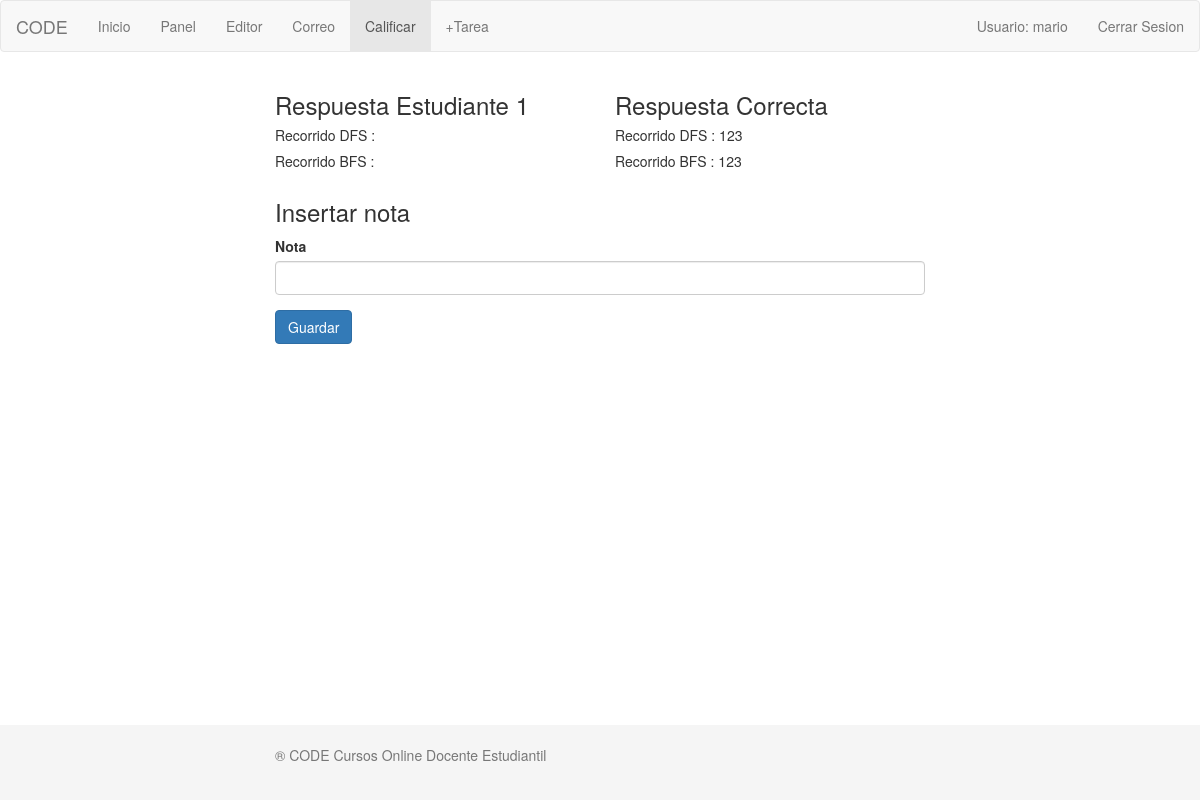
/insertar_nota.php?id=1&id_tarea=9&id_cal=1 (signed in), run on an earlier commit of the app's database.
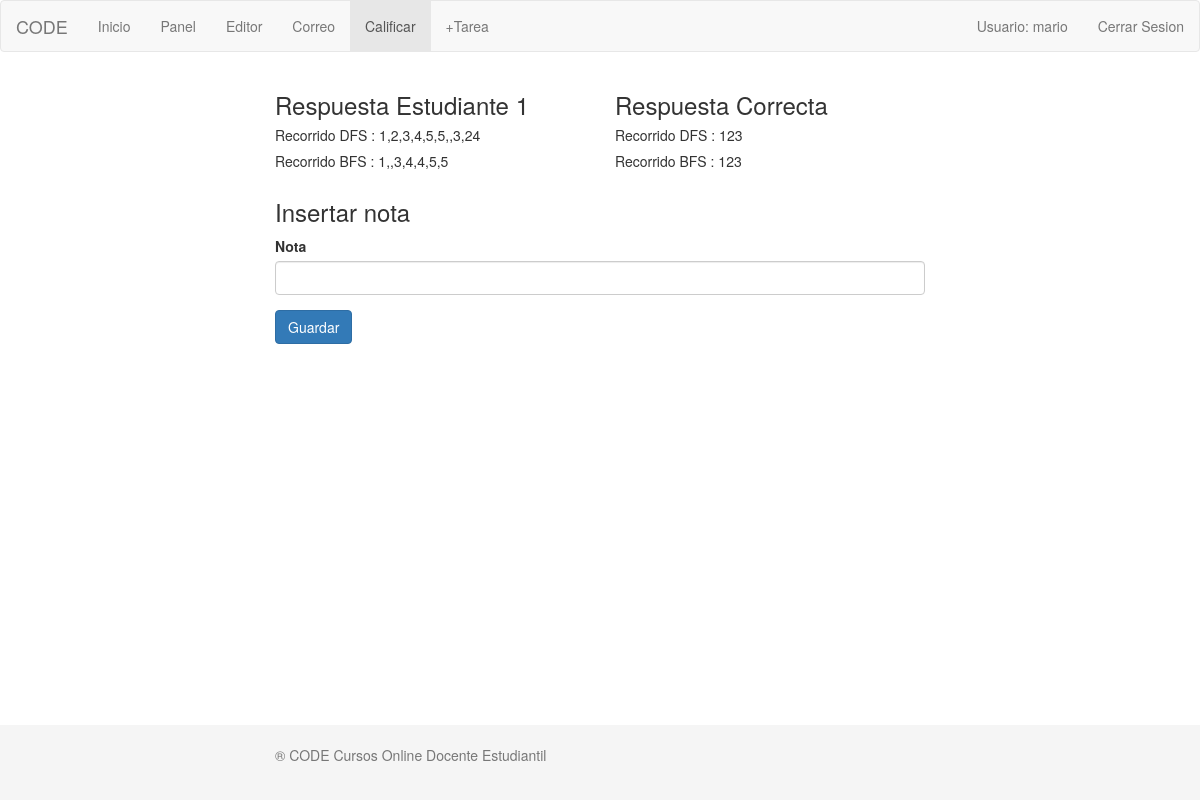
And on a later commit of the database.
### tables this page shows
CREATE TABLE IF NOT EXISTS `solucion` (
  `id` int(11) NOT NULL,
  `id_tarea` int(11) NOT NULL,
  `id_usuario` int(11) NOT NULL,
  `rec_dfs` varchar(255) DEFAULT NULL,
  `rec_bfs` varchar(255) DEFAULT NULL
);

### modelo/Calificacion.php (called while the page is built, shortened)
<?php
require 'BDConeccion.php';
class Calificacion
{
 	public function obtenerTarea($idTarea) {
 		$this->coneccion = new BDConeccion();
 		$this->coneccion->conectar();
 		$resultado = $this->coneccion->consulta("select * from ejercicio where id = ".$idTarea);
 		return $resultado;
 	}
 	public function obtenerSolucion($id_solucion) {
 		$this->coneccion = new BDConeccion();
 		$this->coneccion->conectar();
 		$resultado = $this->coneccion->consulta("select * from solucion where id = ".$id_solucion);
 		return $resultado;
 	}
}

### modelo/BDConeccion.php (called while the page is built, shortened)
<?php
class BDConeccion {
   private $conexion;
   public function conectar()
   {
      if(!isset($this->conexion))
      {
        $this->conexion = (mysql_connect("localhost","root","root")) or die(mysql_error());
      }
   }
     public function consulta($sql)
     {
        $resultado = mysql_query($sql,$this->conexion);
        return $resultado;
    }
}

### insertar_nota.php (the view, shortened to what this page needs)
<?php
if(isset($_SESSION['user'])){
$usuario = $_SESSION['user'];
}
else{
echo '<script>alert("Necesita iniciar sesion para acceder a esta pagina.");</script>';
echo '<script>window.location="index.php";</script>';
}
if(isset($_GET["id"]) && isset($_GET["id"])) {
        $id_solucion = $_GET["id"];
        $id_tarea = $_GET["id_tarea"];
        $id_cal = $_GET["id_cal"];
 }
require 'modelo/Calificacion.php';
$calificacion = new Calificacion();
$tarea = mysql_fetch_array($calificacion->obtenerTarea($id_tarea));
$solucion = mysql_fetch_array($calificacion->obtenerSolucion($id_solucion));
?>
<!DOCTYPE html>
<html lang="">
	<head>
		<link rel="stylesheet" href="css/bootstrap.min.css">
		<link rel="stylesheet" type="text/css" href="css/styles.css?update=12102006">
	</head>
	<body>
		<nav role="navigation" class="navbar navbar-default">
			<div class="navbar-header">
				<a href="#" class="navbar-brand">CODE</a>
			</div>
			<div id="navbarCollapse" class="collapse navbar-collapse">
				<ul class="nav navbar-nav">
					<li><a href="index.php">Inicio</a></li>
					<li ><a href="docente.php">Panel</a></li>
					<li ><a href="editor.php">Editor</a></li>
					<li ><a href="correo.php">Correo</a></li>
					<li class="active"><a href="calificar.php">Calificar</a></li>
					<li ><a href="plusTarea.php">+Tarea</a></li>
				</ul>
				<ul class="nav navbar-nav navbar-right">
					<li><a  data-toggle="collapse" data-target="#collap_user" href="#">Usuario:
					<?php echo ''.$usuario.''?></a></li>
					<li><a href="cerrarSesion.php">Cerrar Sesion</a></li>
				</ul>
			</div>
		</nav>
		<div class="container">
			<div class="row">
				<div class="col-md-6">
					<h3>Respuesta Estudiante <?php echo $id_cal;?></h3>
					<h5>Recorrido DFS : <?php echo $solucion['rec_dfs'];?></h5>
					<h5>Recorrido BFS : <?php echo $solucion['rec_bfs'];?></h5>
				</div>
				<div class="col-md-6">
					<h3>Respuesta Correcta</h3>
					<h5>Recorrido DFS : <?php echo $tarea['rec_dfs'];?></h5>
					<h5>Recorrido BFS : <?php echo $tarea['rec_bfs'];?></h5>
				</div>
				<div class="col-md-12">
					<h3>Insertar nota</h3>
					<form action="procesar_nota.php" method="POST" role="form">
						<div class="form-group">
							<label for="">Nota</label>
							<input type="number" max="10" min="0" class="form-control" name="nota">
						</div>
						<button type="submit" class="btn btn-primary">Guardar</button>
					</form>
				</div>
			</div>
		</div>
		<footer class="footer">
			<div class="container">
				<p class="text-muted">® CODE Cursos Online Docente Estudiantil</p>
			</div>
		</footer>
	</body>
</html>

What changed in the data, as far as the page shows it:
added solucion: rec_dfs "1,2,3,4,5,5,,3,24", rec_bfs "1,,3,4,4,5,5"
